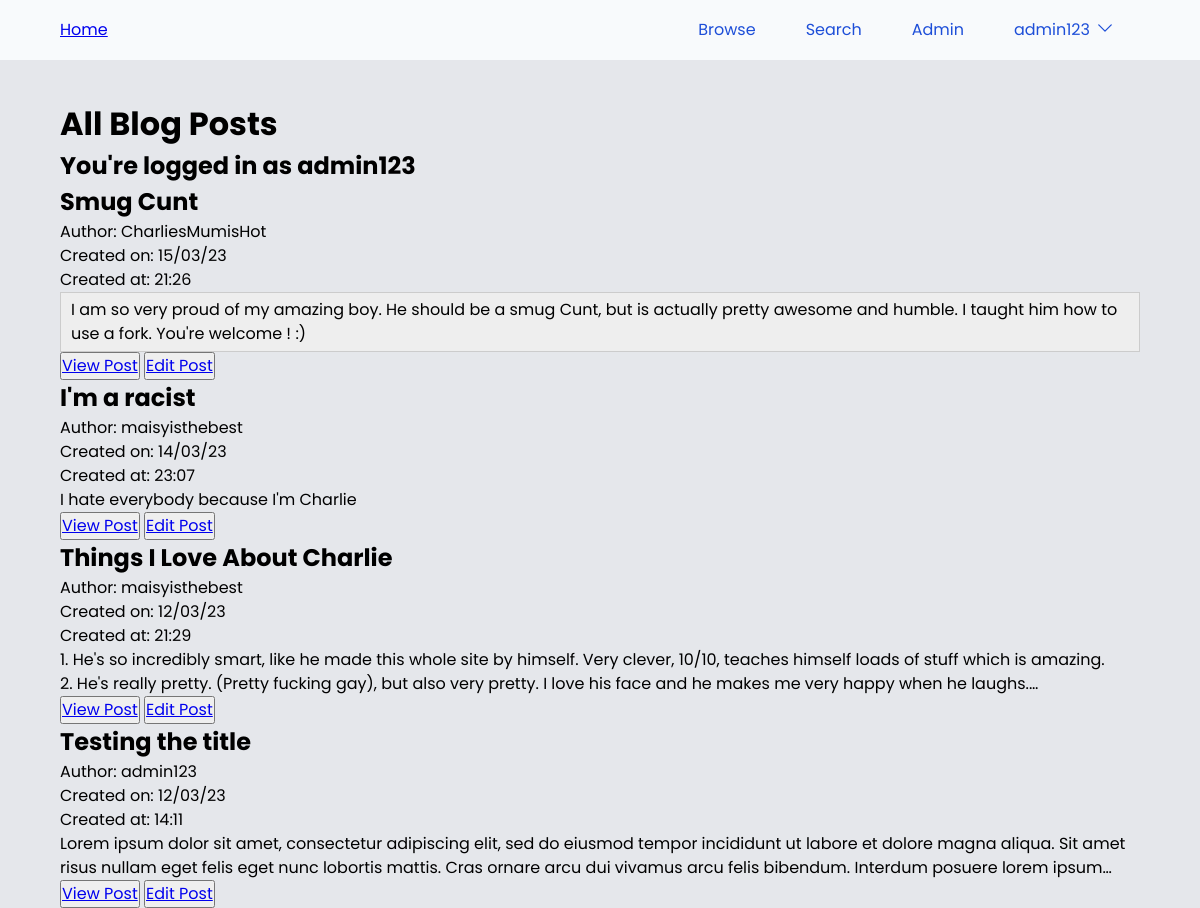
The page /posts (signed in) on the database its author committed.
### models.py (models this page shows, shortened)
class UserModel(UserMixin, db.Model):
    __tablename__ = "users"
    id = db.Column(db.Integer, primary_key=True)
    username = db.Column(db.String(50), unique=True, nullable=False)
    password_hash = db.Column(db.String(128), nullable=False)
    privilege_level = db.Column(
        db.String(16), default="User", nullable=False
    )  # Could be User, Admin, or SuperAdmin also could be an integer but used string for this example

class PostModel(db.Model):
    __tablename__ = "posts"
    id = db.Column(db.Integer, primary_key=True)
    title = db.Column(db.String(100), nullable=False)
    slug = db.Column(db.String(100), unique=True, nullable=False)
    content = db.Column(db.Text, nullable=False)
    created_at = db.Column(db.DateTime, server_default=func.now())
    updated_at = db.Column(db.DateTime, onupdate=func.now())
    author = db.Column(db.String(100), db.ForeignKey("users.username"), nullable=False)
    status = db.Column(
        db.String, default="Draft"
    )  # Could be Draft, Review, Published, or Archived

### main.py (the view)
@app.route("/posts")
def browse():
    posts = (
        PostModel.query.filter_by(status="Published")
        .order_by(desc(PostModel.created_at))
        .all()
    )
    return render_template(
        "browse_posts.html",
        posts=posts,
        current_username=get_current_username(),
        page_title="Browse Posts",
    )

### main.py (called while the page is built)
def get_current_username():
    if current_user.is_authenticated:
        return current_user.username
    else:
        return "Guest"

### models.py (called while the page is built)
@login.user_loader
def load_user(id):
    return UserModel.query.get(int(id))

### templates/browse_posts.html
{% extends "base.html" %}{%block head%}{%endblock%}{% block body %}
<h1>All Blog Posts</h1>
<h2>You're logged in as {{current_username}}</h2>
{% for post in posts %}
<div class="post-card">
    <h2>{{post.title}}</h2>
    <p>Author: {{post.author}}</p>
    <p>Created on: {{post.created_at.strftime("%d/%m/%y")}}</p>
    <p>Created at: {{post.created_at.strftime("%H:%M")}}</p>
    <div class="post__content-preview">{{post.content|safe}}</div>
    <div class="button-container">
        <button><a href="{{url_for("view_post", slug=post.slug)}}">View Post</a></button>
        {% if post.author == current_username or current_user.privilege_level == "Admin" %}
        <button><a href="{{url_for("edit", slug=post.slug)}}">Edit Post</a></button>
        {% endif %}
</div>
{% endfor %}
{% endblock %}

### templates/base.html (shortened to what this page needs)
<!DOCTYPE html>
<html lang="en">
  <head>
    <link rel="stylesheet" href="{{ url_for('static', filename='css/stylesheet.css')}}" />
  </head>
  <header class="header">
    <div class="header__inner">
      <a href="{{url_for('index')}}"
        >Home</a>
      <nav class="nav">
        <ul class="nav__list">
          <li class="nav__list-item">
            <a class="nav__list-link" href="{{url_for("browse")}}">Browse</a>
          </li>
          <li class="nav__list-item">
            <a class="nav__list-link" href="#">Search</a>
          </li>
          {% if current_user.privilege_level == "Admin" %}
          <li class="nav__list-item">
            <div class="dropdown">
              <button class="dropbtn">Admin</button>
            </div>
          </li>
          {% endif %}
          {% if current_user.is_authenticated %}
          <li class="nav__list-item">
            <div class="dropdown">
              <button class="dropbtn">{{current_username}}<svg xmlns="http://www.w3.org/2000/svg" fill="none" viewBox="0 0 24 24" stroke-width="1.5" stroke="currentColor" class="w-6 h-6">
                <path stroke-linecap="round" stroke-linejoin="round" d="M19.5 8.25l-7.5 7.5-7.5-7.5" />
              </svg>
              </button>
            </div>
            {% else %}
            <a class="nav__list-link" href="{{url_for('login')}}">Login</a>
            {% endif %}
          </li>
        </ul>
      </nav>
    </div>
  </header>
  <body>
    <div class="content">
    {% block body %} {% endblock %}
  </div>
  </body>
</html>

### static/css/stylesheet.css (style rules this page uses)
*, *::before, *::after { box-sizing: border-box; }
* { margin: 0; padding: 0; }
html, body { height: 100%; }
body { line-height: 1.5; -webkit-font-smoothing: antialiased; }
img, picture, video, canvas, svg { display: block; max-width: 100%; }
input, button, textarea, select { font: inherit; }
p, h1, h2, h3, h4, h5, h6 { overflow-wrap: break-word; }
:root { --dark-background: #27272a; --dark-foregeound: #e2e8f0; --dark-text: #e2e8f0; --dark-text-lighter: #6e6e6e; --dark-primary: #3839ff; --current-background: #e5e7eb; --current-foregeound: #18181b; --current-text: #18181b; --current-text-lighter: #4d5050; --light-primary: #00c3ff; --color-primary: #4f46e5; --color-secondary: #818cf8; --gradeint-primary: linear-gradient(#163de7, #00c3ff); }
body { background-color: var(--current-background); font-family: "Poppins", Noto Sans, sans-serif; min-height: 100%; height: 100%; display: flex; flex-direction: column; }
.content { flex: 1 1 auto; margin: 0 5%; }
.header { color: var(--primary-fg); background-color: #f8fafc; display: flex; justify-content: center; margin-bottom: 40px; padding: 14px 0; }
.header__inner { display: flex; justify-content: space-between; align-items: center; max-width: 90vw; width: 100%; }
.nav { flex: 0 1 auto; }
.nav__list { display: flex; justify-content: space-between; list-style: none; align-items: center; }
.nav__list-item { margin: 0; }
.nav__list-link { text-decoration: none; transition: all 0.3s; padding: 4px 25px; color: #1d4ed8; }
.nav .dropdown .dropbtn { border: none; outline: none; color: #1d4ed8; background-color: inherit; font-family: inherit; margin: 0; }
.nav .dropbtn { display: flex; padding: 4px 25px; transition: all 0.3s; }
.nav .dropbtn svg { margin-left: 5px; width: 20px; }
.post__content-preview { display: -webkit-box; -webkit-line-clamp: 2; -webkit-box-orient: vertical; overflow: hidden; }
.post__content-preview * { font-size: 1rem; }

### rows shown on the page
UserModel: username "admin123"
PostModel: title "Smug Cunt", author "CharliesMumisHot", created_at "15/03/23", created_at "21:26", content "I am so very proud of my amazing boy. He should be a smug Cunt, but is actually pretty awesome and humble. I taught him how to use a fork. You're welcome ! :)"
PostModel: title "I'm a racist", author "maisyisthebest", created_at "14/03/23", created_at "23:07", content "I hate everybody because I'm Charlie"
PostModel: title "Things I Love About Charlie", author "maisyisthebest", created_at "12/03/23", created_at "21:29", content "1. He's so incredibly smart, like he made this whole site by himself. Very clever, 10/10, teaches himself loads of stuff which is amazing. 2. He's really pretty. (Pretty fucking gay), but also very pretty. I love his face and he makes me very happy when he laughs."
PostModel: title "Testing the title", author "admin123", created_at "12/03/23", created_at "14:11", content "Lorem ipsum dolor sit amet, consectetur adipiscing elit, sed do eiusmod tempor incididunt ut labore et dolore magna aliqua. Sit amet risus nullam eget felis eget nunc lobortis mattis. Cras ornare arcu dui vivamus arcu felis bibendum. Interdum posuere lorem…"
